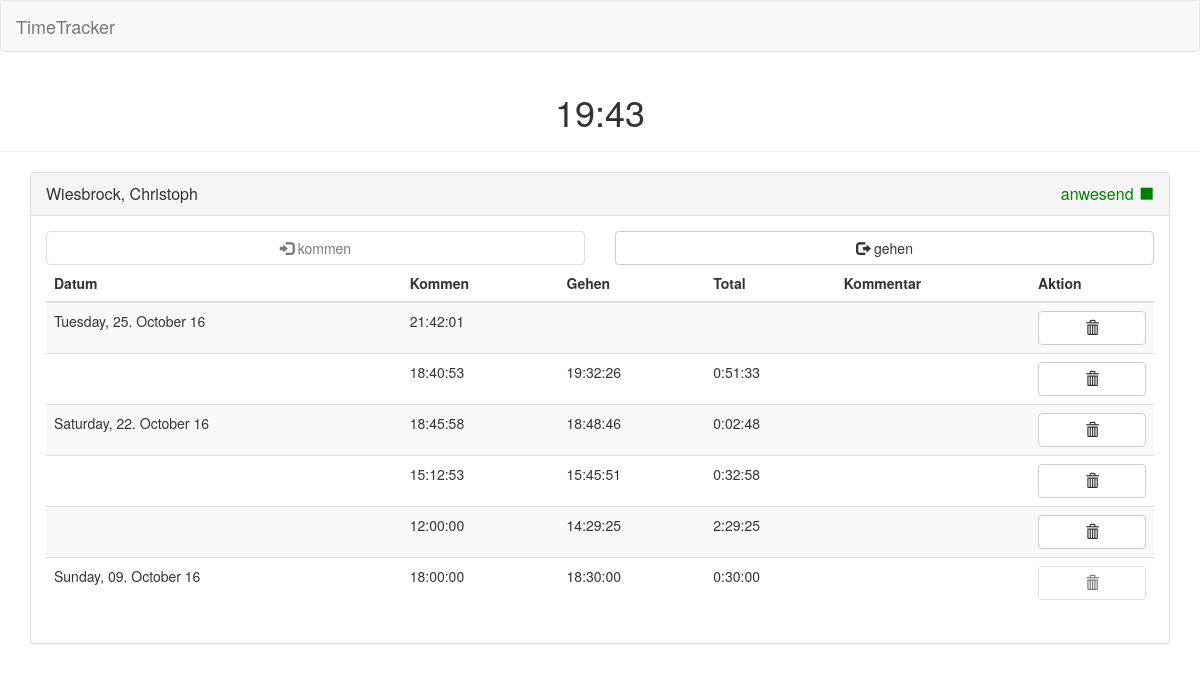
The app's page /employee/123/ with its own data.
### main/models.py (models this page shows, shortened)
class Employee(models.Model):
	number = models.PositiveSmallIntegerField(unique=True, primary_key=True, verbose_name="Personalnummer")
	firstName = models.CharField(max_length=30, verbose_name="Vorname")
	lastName = models.CharField(max_length=30, verbose_name="Nachname")
	active = models.BooleanField(default=True, verbose_name="aktiv?")
	def isPresent(self):
		bookings = Booking.objects.filter(employee=self, begin__contains=datetime.date.today(), delete=False).order_by('-begin')[:1]
		if bookings.count() == 0 or (bookings[0].end != None):
			return False
		else:
			return True

class Booking(models.Model):
	employee = models.ForeignKey('Employee', on_delete=models.CASCADE)
	begin = models.DateTimeField(blank=True)
	end = models.DateTimeField(blank=True, null=True)
	type = models.ForeignKey('BookingType')
	delete = models.BooleanField('gelöscht', default=False)

### main/views.py (the view)
# urls.py: url(r'^employee/([0-9]+)$/', views.detail, name = 'detail'),
def detail(request, employeeNo, status=""):
	bookingPairs = []
	employee = Employee.objects.get(number=employeeNo)
	bookings = Booking.objects.filter(employee=employeeNo, begin__gte=datetime.datetime.now()-datetime.timedelta(days=30), delete=False).order_by('-begin')
	for booking in bookings:
		if booking.begin == None:
			comment = 'Kommen-Buchung fehlt'
			bookingStatus = 'E'
			total = ''
		elif booking.end == None:
			if booking.begin.strftime('%d.%m.%Y') != datetime.datetime.now().strftime('%d.%m.%Y'):
				print(datetime.datetime.now().strftime('%d.%m.%Y'))
				comment = 'Gehen-Buchung fehlt'
				bookingStatus = 'E'
			else:
				comment = ''
				bookingStatus = ''
			total = ''
		else:
			comment = ''
			bookingStatus = ''
			total = (booking.end.replace(microsecond=0) - booking.begin.replace(microsecond=0))
		if booking.begin >= datetime.datetime.now() - datetime.timedelta(days=7):
			aktion = True
			deleteOnClick = "redirect('/employee/" + str(booking.employee.number) + "/booking/" + str(booking.id) + "/delete/',0);"
		else:
			aktion = False
			deleteOnClick = ""
		bookingPair = {'date': booking.begin.date, 'in':booking.begin, 'out': booking.end, 'total': total, 'comment': comment, "bookingStatus": bookingStatus, "aktion": aktion, "id": booking.id, "deleteOnClick": deleteOnClick}
		bookingPairs.append(bookingPair)
	return render(request, 'detail.html', {'employees':employee, 'bookingPairs': bookingPairs, 'status': status, 'now':datetime.datetime.now()})

### main/templatetags/filters.py (called while the page is built)
@register.filter(name='isPresent')
def isPresent(value):
	employee = Employee.objects.get(number=value)
	return employee.isPresent()

### main/templates/detail.html (shortened to what this page needs)
{% extends 'base.html' %}
{% load filters %}
{% block content %}
<div class="panel panel-default">
	<div class="panel-heading">
		<div class="panel-title pull-left">
			{{ employees.lastName }}, {{ employees.firstName }}
		</div>
		<div class="panel-title pull-right">
			<span>
				{% if employees.number|isPresent %}
					<span class="green">anwesend</span> <span class="glyphicon glyphicon-stop green"></span>
				{% else %}
					<span class="red">abwesend</span> <span class="glyphicon glyphicon-stop red"></span>
				{% endif %}
			</span>
		</div>
		<div class="clearfix"></div>
	</div>
	<div class="panel-body">
		<div class="row">
		  <div class="col-md-6">
				<button type="button" class="btn btn-default btn-block {% if employees.number|isPresent %} disabled {% endif %}" aria-label="Left Align" >
					<span class="glyphicon glyphicon-align-left glyphicon-log-in" aria-hidden="true"></span><span> kommen</span>
				</button>
		  </div>
		  <div class="col-md-6">
				<button type="button" class="btn btn-default btn-block {% if not employees.number|isPresent %} disabled {% endif %}" aria-label="Left Align" {% if employees.number|isPresent %} onclick="redirect('/employee/{{ employees.number }}/end/',0);"{% endif %}>
					<span class="glyphicon glyphicon-align-left glyphicon-log-out" aria-hidden="true"></span> <span> gehen</span>
				</button>
		  </div>
		</div>
		<div class="table-responsive">
			<table class="table table-striped">
				<thead>
					<tr><th>Datum</th>
							<th>Kommen</th>
							<th>Gehen</th>
							<th>Total</th>
							<th>Kommentar</th>
							<th>Aktion</th>
					</tr>
				</thead>
				<tbody>
				{% for bookingPair in bookingPairs %}
					<tr{% if bookingPair.bookingStatus == "E"%} class="danger" {% endif %}>
						<td>{% ifchanged bookingPair.date %}{{ bookingPair.in|date:"l, d. F y" }} {% endifchanged %}</td>
						<td>{{ bookingPair.in|time:"H:i:s" }}</td>
						<td>{{ bookingPair.out|time:"H:i:s" }}</td>
						<td>{{ bookingPair.total  }}</td>
						<td>{{ bookingPair.comment }}</td>
						<td>
							<button type="button" class="btn btn-default btn-block {% if bookingPair.aktion != True %} disabled {% endif %}" aria-label="Left Align" onclick={{ bookingPair.deleteOnClick }}>
								<span>
									<span class="glyphicon glyphicon-trash" aria-hidden="true"></span>
								</span>
							</button>
						</td>
					</tr>
				{% endfor %}
				</tbody>
			</table>
		</div>
	</div>
</div>
{% endblock %}

### main/templates/base.html (shortened to what this page needs)
{% load staticfiles %}
<!DOCTYPE html>
<html>
	<head>
		<link rel="stylesheet" type="text/css" href="{% static 'css/bootstrap.min.css' %}"/>
		<link rel="stylesheet" type="text/css" href="{% static 'css/style.css' %}"/>
	</head>
	<body onload="startTime()">
		<nav class="navbar navbar-default">
		  <div class="container-fluid">
			<div class="navbar-header">
			  <a class="navbar-brand" href="/">
				TimeTracker
			  </a>
			</div>
		  </div>
		</nav>
		<div class="page-header text-center">
			<h1 id="clock"></h1>
		</div>
		<main class="container container-mw700" role="main">
		{% block content %}
		{% endblock %}
		</main>
	</body>
</html>

### main/static/css/style.css (style rules this page uses)
.green { color: green; }

### records on screen
Employee: lastName "Wiesbrock", firstName "Christoph"
Booking: in "Tuesday, 25. October 16", in "21:42:01"
Booking: in "18:40:53", out "19:32:26"
Booking: in "Saturday, 22. October 16", in "18:45:58", out "18:48:46"
Booking: in "15:12:53", out "15:45:51"
Booking: in "12:00:00", out "14:29:25"
Booking: in "Sunday, 09. October 16", in "18:00:00", out "18:30:00"

### other values on screen
{{ bookingPair.total }} "0:51:33" "0:02:48" "0:32:58" "2:29:25" "0:30:00"
